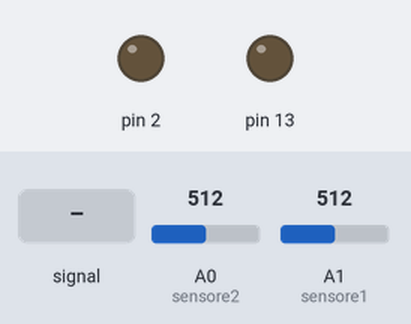
A sketch run on a simulated Arduino Uno, built with avr-gcc and run on an emulated ATmega328P. Shown: output pins drawn as LEDs (lit = HIGH). Inputs (shaded band) come from the test bench; at power-on: A1 (sensore1) = 512, A0 (sensore2) = 512. What the sketch prints to the serial monitor is not drawn.

Above: at 2.2 s.
2.3 s: A0 (sensore2) fed a 2 Hz sine of ±306 counts around its level
At 3.9 s:
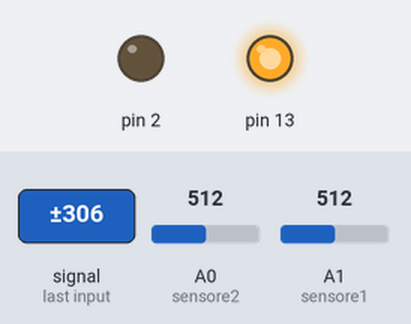
5.3 s: A1 (sensore1) set to 681
7.0 s: A1 (sensore1) set to 711
8.5 s: A1 (sensore1) set to 752
11.4 s: A1 (sensore1) set to 779
14.4 s: A1 (sensore1) set to 523
16.4 s: A1 (sensore1) set to 505
At 18.1 s:
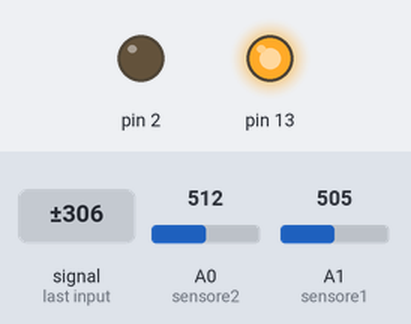
Timing chart, 0 to 19.6 s (numbered marks = the images above; inputs shaded):
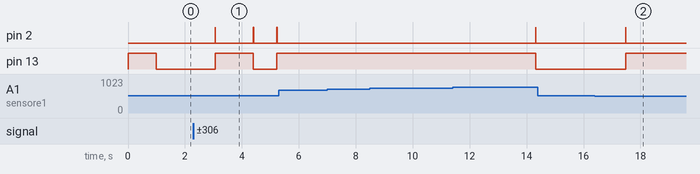

Measured:
- after the input at 2.3 s, pin 2: goes HIGH 0.01 s, LOW 1.3 s, HIGH 0.01 s, LOW 0.81 s, HIGH 0.01 s, then LOW, starting after 0.76 s; pin 13: LOW → HIGH after 0.76 s, → LOW 1.3 s later, → HIGH 0.82 s later
- after the input at 11.4 s, pin 2: LOW → HIGH after 2.9 s, → LOW 0.01 s later; pin 13: HIGH → LOW after 2.9 s
- after the input at 16.4 s, pin 2: LOW → HIGH after 1.1 s, → LOW 0.01 s later; pin 13: LOW → HIGH after 1.1 s

The sketch:

prova_ir04.ino
```cpp
//prova usando 2 sensori ir GP2Y0A02YK0F sharp da 20 a 150 cm ...


//there are 4 states : 00,01,11,10


#define numbers_of_readings 10
int currentSystemState=0;


int sensor1Avarage=0;
int sensor2Avarage=0;

int sensor1Derivate=0;
int sensor2Derivate=0;
int count=0;


int sensore1 = 1;    //sensore esterno alla camera
int sensore2 = 0;    //sensore interno alla camera
int threshold=70;
//int wait_for_other_ir_to_be_oscured=150;
//int delay_between_readings=25; //micro sec
//int delay_between_old_and_new_read=2;


boolean t1=0;
boolean t2=0;
int i=0;

int time_to_wait=250;
unsigned long start_time=0;


int sensor1Value = 0;        // value read from the pot     16.02
int sensor2Value = 0;        // value read from the pot     16.02
int sensor1ValueOld = 0;
int sensor2ValueOld = 0;
int persone_presenti=0;
int persone_presenti_old=-1;


void setup() {
  // initialize serial communications at 9600 bps:
  pinMode(13, OUTPUT);
  pinMode(2, OUTPUT);
  Serial.begin(115200);
  digitalWrite(13,1);
  delay(1000);
  Serial.print(persone_presenti);
  digitalWrite(13,0);

}


int average_read(int analog_pin){
 // delayMicroseconds(delay_between_readings);
  int sensor_read=0;
  int j=0;
  int readings[numbers_of_readings];
  int currentRead=0;
  int bound=130;
  int previous_values=0;
  int k=0;
  analogRead(analog_pin);
  while (j<numbers_of_readings){
   // delayMicroseconds(delay_between_readings);


    while (ADCSRA & (1 << ADSC)) ; //wait for the reading of previous analog read

    currentRead=analogRead(analog_pin);
    if (currentRead< 10){
   //   Serial.println("                      value deletedddd");
      continue;
    }
    readings[j]=currentRead;


    if (j>4){
      previous_values=(readings[j-1]+readings[j-2]+readings[j-3]+readings[j-4])/4;
      if ( ( currentRead< (previous_values+bound  ) ) &&( currentRead> (previous_values-bound  ) )){  //to filter noise
        sensor_read=sensor_read+currentRead;
        j=j+1;
      }
      else{
        Serial.println("                      value scartedddddddd:");
        k=k+1;

        if (k<1){
          continue;
        }

        sensor_read=sensor_read+currentRead;
        k=0;
        j=j+1;


      }

    }
    else{
      j=j+1;
    }


  }
  sensor_read=sensor_read/j;

  return(sensor_read);


}


void getDerivate(){


  count=0;
  int sensor1Array[numbers_of_readings+1];
  int sensor2Array[numbers_of_readings+1];
  int r1=0;
  int r2=0;
  while (count<numbers_of_readings){
    r1=average_read(sensore1);
    r2=average_read(sensore2);
    sensor1Array[count]=r1;
    sensor2Array[count]=r2;

    sensor1Avarage=sensor1Avarage+r2;
    sensor2Avarage=sensor2Avarage+r2;
//    delay(delay_between_old_and_new_read);
    count=count+1;

  }

  sensor1Avarage=sensor1Avarage/count;
  sensor1Value=average_read(sensore1);

  sensor2Avarage=sensor2Avarage/count;
  sensor2Value=average_read(sensore2);


  sensor1Derivate=0;
  sensor2Derivate=0;
  count=0;
/*  enable to use derivative
  while (count<numbers_of_readings){
    sensor1Derivate=sensor1Derivate+sensor1Array[count+1]-sensor1Array[count];
    sensor2Derivate=sensor2Derivate+sensor2Array[count+1]-sensor2Array[count];

    count=count+1;

  }
*/


}


void loop() {


restart:

  // read the analog in value:

  getDerivate();

  Serial.print( sensor1Derivate);
  Serial.print( "     ");
  Serial.print( sensor1Avarage);
  Serial.print( "     ");
  Serial.print(  sensor2Derivate);
  Serial.print( "     ");
  Serial.println(sensor2Avarage);


//     delay(50);

  /*
   Serial.print(  "sensor1ValueOld : ");
   Serial.print(  sensor1ValueOld);

   Serial.print(  "sensor2ValueOld : ");
   Serial.print(  sensor2ValueOld);

 */

 /*  Serial.println(  "sensor1Value : ");
   Serial.print(  sensor1Value);
  Serial.print( "     ");
 //  Serial.println(  "sensor2Value : ");
   Serial.println(  sensor2Value);

 */
  // wait 10 milliseconds before the next loop
  // for the analog-to-digital converter to settle
  // after the last reading:

  while (ADCSRA & (1 << ADSC)) ; //wait for the reading of previous analog read
  sensor2Value= analogRead(sensore2);
  while (ADCSRA & (1 << ADSC)) ; //wait for the reading of previous analog read
  sensor2Value= (sensor2Value+analogRead(sensore2))/2;

  if (sensor2Value >(sensor2Avarage+threshold)  ){
    Serial.println("if sensor2Value");
    sensor1ValueOld=sensor1Value;

    start_time=millis();
    while ( millis()<(start_time+time_to_wait) ) {

      sensor1Value= average_read(sensore1);
      if (sensor1Value >(sensor1Avarage+threshold)  ){


        if (persone_presenti>0) {
          persone_presenti=persone_presenti-1;

          Serial.print("personeeeeeeeeeeeeeeeeeeeeeeeeeeee:");
          Serial.println(persone_presenti);
          Serial.print( sensor1Derivate);
          Serial.print( "     ");
          Serial.print( sensor1Avarage);
          Serial.print( "     ");
          Serial.print(  sensor2Derivate);
          Serial.print( "     ");
          Serial.println(sensor2Avarage);
          delay(500);
        }


        if ((persone_presenti<1 )&&(persone_presenti_old>0) ){  //if now there is no person in the room
          digitalWrite(13,0);
          digitalWrite(2,1);
          delay(10);
          digitalWrite(2,0);

        }


        persone_presenti_old=persone_presenti;

        goto restart;


      }
      else{
        Serial.println("w1");
       //  Serial.println(k);
      }

    }
  }

  while (ADCSRA & (1 << ADSC)) ; //wait for the reading of previous analog read
  sensor1Value= analogRead(sensore1);
  while (ADCSRA & (1 << ADSC)) ; //wait for the reading of previous analog read
  sensor1Value=(sensor1Value+analogRead(sensore1))/2;

  if (sensor1Value >(sensor1Avarage+threshold)  ){
    Serial.println("if sensor1Value1");
    sensor2ValueOld=sensor2Value;

    start_time=millis();
    while ( millis()<(start_time+time_to_wait) ) {


      sensor2Value= average_read(sensore2);


      if (sensor2Value >(sensor2Avarage+threshold)  ){

        persone_presenti=persone_presenti+1;
        Serial.print("personeeeeeeeee:");
        Serial.println(persone_presenti);
        Serial.print( sensor1Derivate);
        Serial.print( "     ");
        Serial.print( sensor1Avarage);
        Serial.print( "     ");
        Serial.print(  sensor2Derivate);
        Serial.print( "     ");
        Serial.println(sensor2Avarage);
        delay(500);
        i=600;

        if ((persone_presenti>0 )&&(persone_presenti_old<1 )){
          digitalWrite(13,1);
          digitalWrite(2,1);
          delay(10);
          digitalWrite(2,0);
        }


        persone_presenti_old=persone_presenti;

        goto restart;


      }

      else{
        Serial.println("w2");
         // Serial.println(k);

      }


    }


  }


}
```
